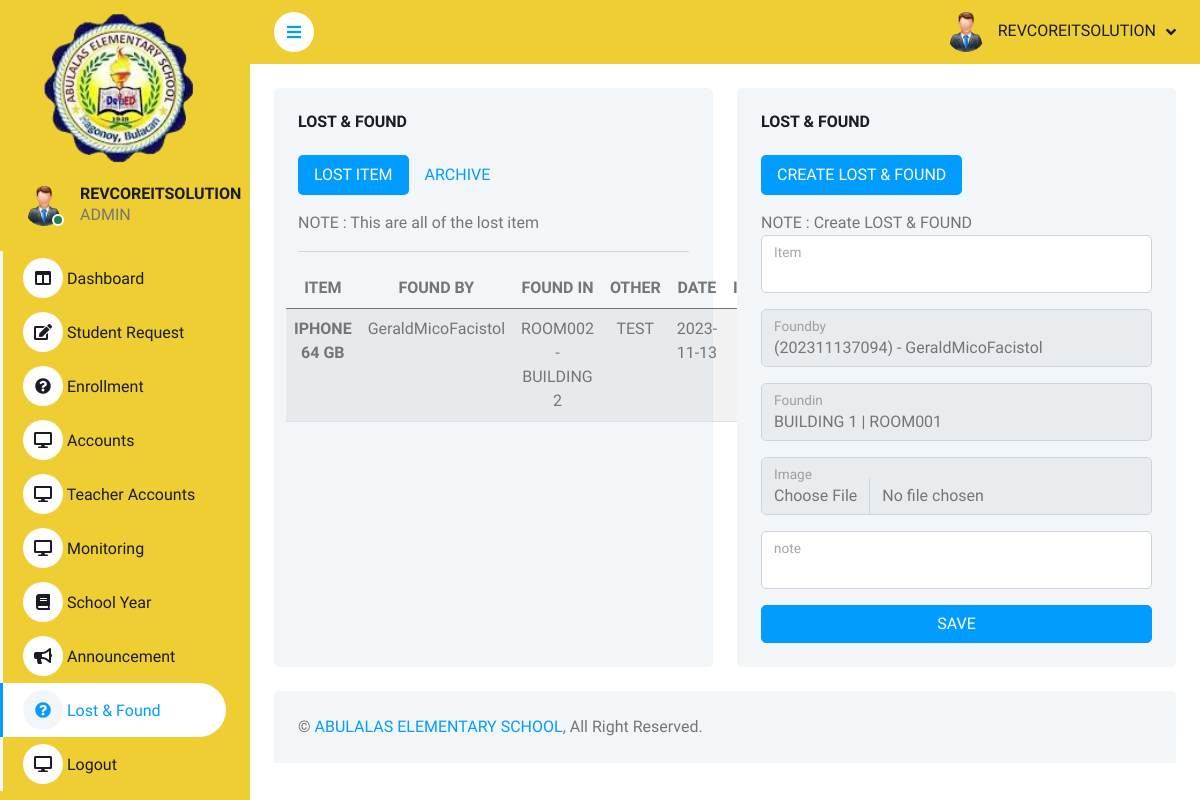
The page /home.php?view=lost (signed in) on the database its author committed.
### tables this page shows
CREATE TABLE `tbl_user_information` (
  `user_id` int(11) NOT NULL,
  `uid` varchar(250) NOT NULL,
  `email` varchar(50) NOT NULL,
  `password` varchar(250) NOT NULL,
  `designation` int(50) NOT NULL,
  `code` int(50) NOT NULL,
  `status` varchar(50) NOT NULL
);

CREATE TABLE `tbl_user_designation` (
  `did` int(11) NOT NULL,
  `role` varchar(50) NOT NULL
);

CREATE TABLE `tbl_school_lost` (
  `fid` int(11) NOT NULL,
  `item` varchar(50) NOT NULL,
  `foundby` varchar(50) NOT NULL,
  `foundin` varchar(50) NOT NULL,
  `image_path` varchar(255) NOT NULL,
  `status` varchar(50) NOT NULL,
  `another` text NOT NULL,
  `date` date NOT NULL
);

CREATE TABLE `tbl_school_student_record` (
  `rid` int(11) NOT NULL,
  `sycode` int(50) NOT NULL,
  `uid` varchar(255) NOT NULL,
  `fname` text NOT NULL,
  `address` text NOT NULL,
  `current_level` int(50) NOT NULL,
  `current_section` int(50) NOT NULL
);

CREATE TABLE `tbl_school_year_details_map` (
  `id` int(11) NOT NULL,
  `mid` varchar(50) NOT NULL,
  `room` varchar(50) NOT NULL,
  `building` varchar(50) NOT NULL
);

### route/admin-lost.php (the view, shortened to what the rows shown need)
<div class="container-fluid pt-4 px-4">
                <div class="row g-4">
                    <div class="col-sm-12 col-xl-6">
                        <div class="bg-light rounded h-100 p-4">
                            <div class="tab-content" id="pills-tabContent">
                                <div class="tab-pane fade show active" id="pills-lost" role="tabpanel" aria-labelledby="pills-lost-tab">
                                       <div class="row">
                                        <table id="myAnnouncementTable" class="table table-striped" style="text-align:center;">
                                            <thead>
                                                 <tr>
                                                    <th scope="col">ITEM</th>
                                                    <th scope="col">FOUND BY</th>
                                                    <th scope="col">FOUND IN</th>
                                                    <th scope="col">OTHER</th>
                                                    <th scope="col">DATE</th>
                                                    <th scope="col">IMAGE</th>
                                                </tr>
                                            </thead>
                                            <tbody>
                                                <?php
                                                    $lostItem = $portCont->allLost();
                                                        if (!empty($lostItem)) {
                                                            foreach ($lostItem as $key => $value) {
                                                            ?>
                                                            <tr>
                                                                <th scope="row"><?php echo $lostItem[$key]['item']; ?></th>
                                                                <td><?php echo $lostItem[$key]['fname']; ?></td>
                                                                <td><?php echo $lostItem[$key]['room']; ?> - <?php echo $lostItem[$key]['building']; ?></td>
                                                                <td><?php echo $lostItem[$key]['another']; ?></td>
                                                                <td><?php echo $lostItem[$key]['date']; ?></td>
                                                                <td><img src="<?php echo $lostItem[$key]['image_path']; ?>" style="width:20%;"></td>
                                                            </tr>
                                                            <?php } } ?>
                                                        </tbody>
                                                    </table>
                                                </div>
                                </div>
                            </div>
                        </div>
                    </div>
                </div>
            </div>

### home.php (shortened to what the rows shown need)
<?php include('connection/MainController.php'); ?>
<!DOCTYPE html>
<html lang="en">
<head>
    <link href="https://cdnjs.cloudflare.com/ajax/libs/font-awesome/5.10.0/css/all.min.css" rel="stylesheet">
    <link href="https://cdn.jsdelivr.net/npm/bootstrap-icons@1.4.1/font/bootstrap-icons.css" rel="stylesheet">
    <link href="lib/owlcarousel/assets/owl.carousel.min.css" rel="stylesheet">
    <link href="lib/tempusdominus/css/tempusdominus-bootstrap-4.min.css" rel="stylesheet" />
    <link href="css/bootstrap.min.css" rel="stylesheet">
    <link href="css/style.css" rel="stylesheet">
    <link rel="stylesheet" type="text/css" href="datatable/datatable/dataTable.bootstrap.min.css">
    <link rel="stylesheet" href="https://unpkg.com/ag-grid-community/dist/styles/ag-grid.css">
    <link rel="stylesheet" href="https://unpkg.com/ag-grid-community/dist/styles/ag-theme-alpine.css">
</head>
<body>
    <div class="container-fluid position-relative bg-white d-flex p-0">
        <div class="sidebar pe-4 pb-3" style="background-color:#eece32;">
            <nav class="navbar navbar-light" style="background-color:#eece32;">
                <div class="d-flex align-items-center ms-4 mb-4">
                    <div class="ms-3">
                        <h6 class="mb-0"><?php echo strtoupper($filteredEmail); ?></h6>
                        <span><?php echo strtoupper($userSession[0]['role']); ?></span>
                    </div>
                </div>
            </nav>
        </div>
        <div class="content">
            <nav class="navbar navbar-expand navbar-light sticky-top px-4 py-0" style="background-color:#eece32;">
                <div class="navbar-nav align-items-center ms-auto">
                    <div class="nav-item dropdown">
                        <a href="#" class="nav-link dropdown-toggle" data-bs-toggle="dropdown">
                            <img class="rounded-circle me-lg-2" src="img/user.png" alt="" style="width: 40px; height: 40px;">
                            <span class="d-none d-lg-inline-flex"><?php echo strtoupper($filteredEmail); ?></span>
                        </a>
                    </div>
                </div>
            </nav>
            <?php if(($userSession[0]['designation'])  == 1) { ?>
            <?php if(!empty($_GET['view'])){ ?>
            <?php if($_GET['view'] == 'home') { ?>
            <?php include('route/admin-home.php'); ?>
            <?php } else if($_GET['view'] == 'request') { ?>
            <?php include('route/admin-studentrequest.php'); ?>
            <?php } else if($_GET['view'] == 'request_history') { ?>
            <?php include('route/admin-request_history.php'); ?>
            <?php } else if($_GET['view'] == 'enrollment') { ?>
            <?php include('route/admin-enrollment.php'); ?>
            <?php } else if($_GET['view'] == 'student-accounts') { ?>
            <?php include('route/admin-student-accounts.php'); ?>
            <?php } else if($_GET['view'] == 'teacher-accounts') { ?>
            <?php include('route/admin-teacher-accounts.php'); ?>
            <?php } else if($_GET['view'] == 'monitoring') { ?>
            <?php include('route/admin-monitoring.php'); ?>
            <?php } else if($_GET['view'] == 'schoolyear') { ?>
            <?php include('route/admin-schoolyear.php'); ?>
            <?php } else if($_GET['view'] == 'school_year_detail') { ?>
            <?php include('route/admin-schoolyear-details.php'); ?>
            <?php } else if($_GET['view'] == 'announcement') { ?>
            <?php include('route/admin-announcement.php'); ?>
            <?php } else if($_GET['view'] == 'lost') { ?>
            <?php include('route/admin-lost.php'); ?>
            <?php }  else { ?>
            <?php }  ?>
            <?php } else { ?>
            <?php include('route/admin-home.php'); ?>
            <?php } ?>
            <?php }else if(($userSession[0]['designation']) == 3) { ?>
            <?php if(!empty($_GET['view'])){ ?>
            <?php if($_GET['view'] == 'home') { ?>
            <?php include('route/student-home.php'); ?>
            <?php } else if($_GET['view'] == 'request') { ?>
            <?php include('route/student-request.php'); ?>
            <?php } else if($_GET['view'] == 'request_history') { ?>
            <?php include('route/student-request_history.php'); ?>
            <?php } else if($_GET['view'] == 'myclass') { ?>
            <?php include('route/student-class.php'); ?>
            <?php } else if($_GET['view'] == 'monitoring') { ?>
            <?php include('route/student-monitoring.php'); ?>
            <?php } else { ?>
            <?php } ?>
            <?php }  else { ?>
            <?php include('route/student-home.php'); ?>
            <?php }  ?>
            <?php } ?>
        </div>
    </div>
</body>
</html>

### rows shown on the page
tbl_user_information: email "REVCOREITSOLUTION", tbl_user_designation.role "ADMIN"
tbl_school_lost: item "IPHONE 64 GB", tbl_school_student_record.fname "GeraldMicoFacistol", tbl_school_year_details_map.room "ROOM002", tbl_school_year_details_map.building "BUILDING 2", another "TEST", date "2023-11-13"

### other values the page prints
form field rid "BUILDING 1 | ROOM001"
